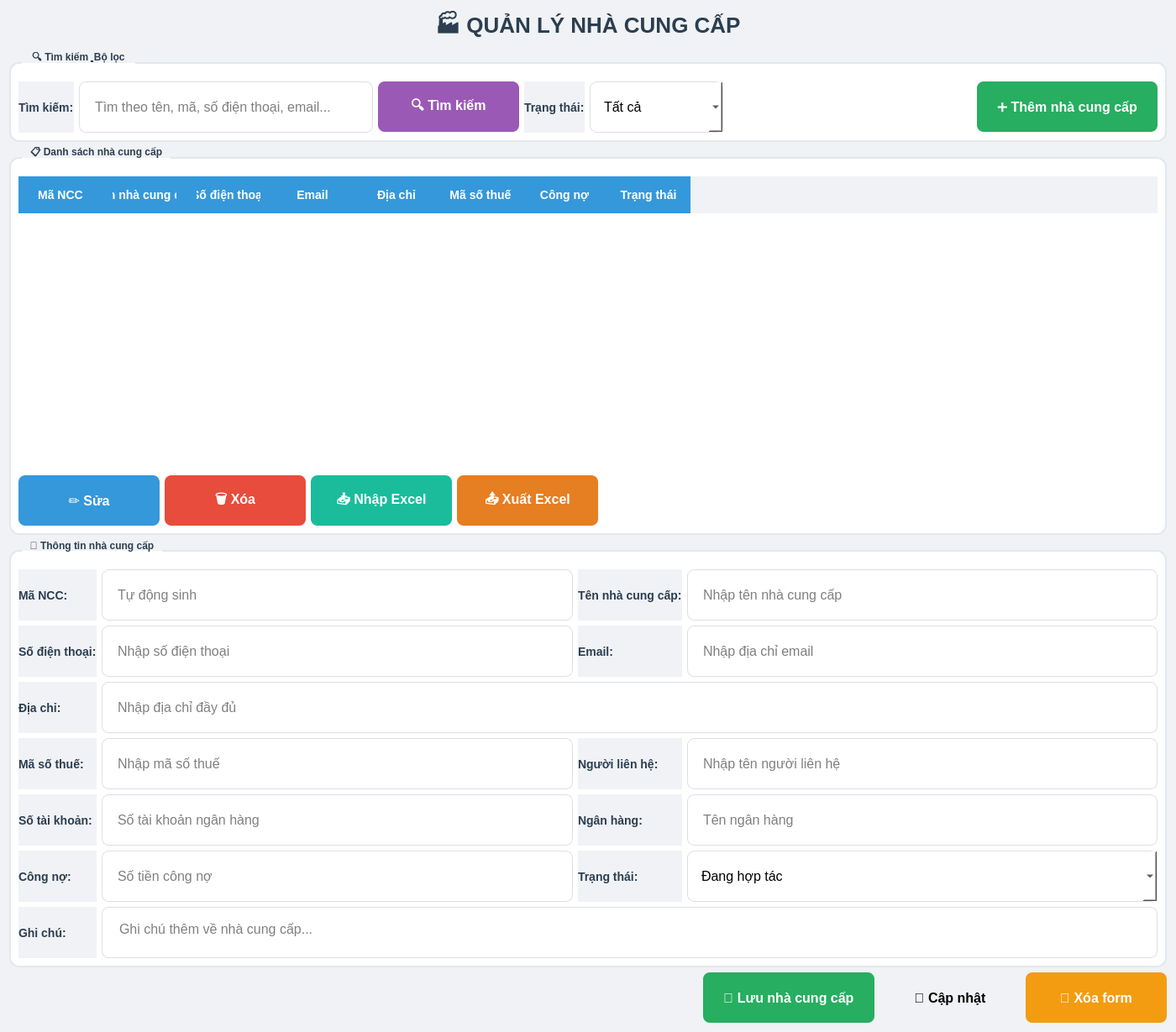
<?xml version="1.0" encoding="UTF-8"?>
<ui version="4.0">
 <class>SupplierManagement</class>
 <widget class="QWidget" name="SupplierManagement">
  <property name="geometry">
   <rect>
    <x>0</x>
    <y>0</y>
    <width>1400</width>
    <height>950</height>
   </rect>
  </property>
  <property name="windowTitle">
   <string>Quản lý nhà cung cấp</string>
  </property>
  <property name="styleSheet">
   <string notr="true">
    QWidget {
        background-color: #f0f2f5;
    }
    QGroupBox {
        font-weight: bold;
        border: 2px solid #e1e8ed;
        border-radius: 12px;
        margin-top: 12px;
        padding-top: 12px;
        background-color: white;
    }
    QGroupBox::title {
        subcontrol-origin: margin;
        left: 15px;
        padding: 0 8px 0 8px;
        color: #2c3e50;
        font-size: 16px;
    }
    QTableWidget {
        background-color: white;
        alternate-background-color: #f9f9f9;
        gridline-color: #e0e0e0;
        selection-background-color: #3498db;
        selection-color: white;
        border-radius: 10px;
        font-size: 14px;
    }
    QHeaderView::section {
        background-color: #3498db;
        color: white;
        padding: 12px;
        font-weight: bold;
        font-size: 14px;
        border: none;
    }
    QPushButton {
        border-radius: 8px;
        padding: 10px 24px;
        font-weight: bold;
        font-size: 16px;
        min-width: 120px;
        min-height: 40px;
    }
    QPushButton#btnAdd {
        background-color: #27ae60;
        color: white;
    }
    QPushButton#btnAdd:hover {
        background-color: #2ecc71;
    }
    QPushButton#btnEdit {
        background-color: #3498db;
        color: white;
    }
    QPushButton#btnEdit:hover {
        background-color: #2980b9;
    }
    QPushButton#btnDelete {
        background-color: #e74c3c;
        color: white;
    }
    QPushButton#btnDelete:hover {
        background-color: #c0392b;
    }
    QPushButton#btnSave {
        background-color: #27ae60;
        color: white;
    }
    QPushButton#btnClear {
        background-color: #f39c12;
        color: white;
    }
    QPushButton#btnSearch {
        background-color: #9b59b6;
        color: white;
    }
    QPushButton#btnSearch:hover {
        background-color: #8e44ad;
    }
    QPushButton#btnImport {
        background-color: #1abc9c;
        color: white;
    }
    QPushButton#btnExport {
        background-color: #e67e22;
        color: white;
    }
    QLineEdit, QComboBox, QTextEdit {
        padding: 12px 16px;
        border: 1px solid #dcdfe6;
        border-radius: 8px;
        background-color: white;
        font-size: 16px;
        min-height: 35px;
    }
    QLineEdit:focus, QComboBox:focus, QTextEdit:focus {
        border-color: #3498db;
        border: 2px solid #3498db;
    }
    QLabel {
        color: #2c3e50;
        font-size: 14px;
        font-weight: bold;
    }
    QLabel#lblTitle {
        font-size: 26px;
        font-weight: bold;
        color: #2c3e50;
    }
   </string>
  </property>
  
  <layout class="QVBoxLayout" name="verticalLayout">
   <item>
    <widget class="QLabel" name="lblTitle">
     <property name="text">
      <string>🏭 QUẢN LÝ NHÀ CUNG CẤP</string>
     </property>
     <property name="alignment">
      <set>Qt::AlignCenter</set>
     </property>
    </widget>
   </item>
   
   <!-- Phần tìm kiếm và bộ lọc -->
   <item>
    <widget class="QGroupBox" name="groupBoxSearch">
     <property name="title">
      <string>🔍 Tìm kiếm &amp; Bộ lọc</string>
     </property>
     <layout class="QHBoxLayout" name="searchLayout">
      <item>
       <widget class="QLabel" name="lblSearch">
        <property name="text">
         <string>Tìm kiếm:</string>
        </property>
       </widget>
      </item>
      <item>
       <widget class="QLineEdit" name="txtSearch">
        <property name="placeholderText">
         <string>Tìm theo tên, mã, số điện thoại, email...</string>
        </property>
        <property name="minimumSize">
         <size>
          <width>350</width>
          <height>40</height>
         </size>
        </property>
       </widget>
      </item>
      <item>
       <widget class="QPushButton" name="btnSearch">
        <property name="text">
         <string>🔍 Tìm kiếm</string>
        </property>
        <property name="minimumSize">
         <size>
          <width>120</width>
          <height>45</height>
         </size>
        </property>
       </widget>
      </item>
      <item>
       <widget class="QLabel" name="lblStatus">
        <property name="text">
         <string>Trạng thái:</string>
        </property>
       </widget>
      </item>
      <item>
       <widget class="QComboBox" name="cboStatus">
        <property name="minimumSize">
         <size>
          <width>150</width>
          <height>40</height>
         </size>
        </property>
        <item>
         <property name="text">
          <string>Tất cả</string>
         </property>
        </item>
        <item>
         <property name="text">
          <string>Đang hợp tác</string>
         </property>
        </item>
        <item>
         <property name="text">
          <string>Tạm ngưng</string>
         </property>
        </item>
        <item>
         <property name="text">
          <string>Ngừng hợp tác</string>
         </property>
        </item>
       </widget>
      </item>
      <item>
       <spacer name="horizontalSpacer">
        <property name="orientation">
         <enum>Qt::Horizontal</enum>
        </property>
        <property name="sizeHint" stdset="0">
         <size>
          <width>40</width>
          <height>20</height>
         </size>
        </property>
       </spacer>
      </item>
      <item>
       <widget class="QPushButton" name="btnAdd">
        <property name="text">
         <string>➕ Thêm nhà cung cấp</string>
        </property>
        <property name="minimumSize">
         <size>
          <width>160</width>
          <height>50</height>
         </size>
        </property>
       </widget>
      </item>
     </layout>
    </widget>
   </item>
   
   <!-- Bảng danh sách nhà cung cấp -->
   <item>
    <widget class="QGroupBox" name="groupBoxSupplierList">
     <property name="title">
      <string>📋 Danh sách nhà cung cấp</string>
     </property>
     <layout class="QVBoxLayout" name="verticalLayout_2">
      <item>
       <widget class="QTableWidget" name="tableSuppliers">
        <property name="alternatingRowColors">
         <bool>true</bool>
        </property>
        <property name="selectionBehavior">
         <enum>QAbstractItemView::SelectRows</enum>
        </property>
        <property name="editTriggers">
         <set>QAbstractItemView::NoEditTriggers</set>
        </property>
        <property name="minimumSize">
         <size>
          <width>0</width>
          <height>350</height>
         </size>
        </property>
        <column>
         <property name="text">
          <string>Mã NCC</string>
         </property>
        </column>
        <column>
         <property name="text">
          <string>Tên nhà cung cấp</string>
         </property>
        </column>
        <column>
         <property name="text">
          <string>Số điện thoại</string>
         </property>
        </column>
        <column>
         <property name="text">
          <string>Email</string>
         </property>
        </column>
        <column>
         <property name="text">
          <string>Địa chỉ</string>
         </property>
        </column>
        <column>
         <property name="text">
          <string>Mã số thuế</string>
         </property>
        </column>
        <column>
         <property name="text">
          <string>Công nợ</string>
         </property>
        </column>
        <column>
         <property name="text">
          <string>Trạng thái</string>
         </property>
        </column>
       </widget>
      </item>
      <item>
       <layout class="QHBoxLayout" name="tableButtonLayout">
        <item>
         <widget class="QPushButton" name="btnEdit">
          <property name="text">
           <string>✏️ Sửa</string>
          </property>
          <property name="minimumSize">
           <size>
            <width>100</width>
            <height>40</height>
           </size>
          </property>
         </widget>
        </item>
        <item>
         <widget class="QPushButton" name="btnDelete">
          <property name="text">
           <string>🗑️ Xóa</string>
          </property>
          <property name="minimumSize">
           <size>
            <width>100</width>
            <height>40</height>
           </size>
          </property>
         </widget>
        </item>
        <item>
         <widget class="QPushButton" name="btnImport">
          <property name="text">
           <string>📥 Nhập Excel</string>
          </property>
          <property name="minimumSize">
           <size>
            <width>120</width>
            <height>40</height>
           </size>
          </property>
         </widget>
        </item>
        <item>
         <widget class="QPushButton" name="btnExport">
          <property name="text">
           <string>📤 Xuất Excel</string>
          </property>
          <property name="minimumSize">
           <size>
            <width>120</width>
            <height>40</height>
           </size>
          </property>
         </widget>
        </item>
        <item>
         <spacer>
          <property name="orientation">
           <enum>Qt::Horizontal</enum>
          </property>
          <property name="sizeHint" stdset="0">
           <size>
            <width>40</width>
            <height>20</height>
           </size>
          </property>
         </spacer>
        </item>
       </layout>
      </item>
     </layout>
    </widget>
   </item>
   
   <!-- Form nhập thông tin nhà cung cấp -->
   <item>
    <widget class="QGroupBox" name="groupBoxSupplierForm">
     <property name="title">
      <string>📝 Thông tin nhà cung cấp</string>
     </property>
     <layout class="QGridLayout" name="gridLayout">
      <!-- Hàng 1: Mã NCC và Tên NCC -->
      <item row="0" column="0">
       <widget class="QLabel" name="lblSupplierCode">
        <property name="text">
         <string>Mã NCC:</string>
        </property>
       </widget>
      </item>
      <item row="0" column="1">
       <widget class="QLineEdit" name="txtSupplierCode">
        <property name="placeholderText">
         <string>Tự động sinh</string>
        </property>
        <property name="readOnly">
         <bool>true</bool>
        </property>
        <property name="minimumSize">
         <size>
          <width>200</width>
          <height>40</height>
         </size>
        </property>
       </widget>
      </item>
      <item row="0" column="2">
       <widget class="QLabel" name="lblSupplierName">
        <property name="text">
         <string>Tên nhà cung cấp:</string>
        </property>
       </widget>
      </item>
      <item row="0" column="3">
       <widget class="QLineEdit" name="txtSupplierName">
        <property name="placeholderText">
         <string>Nhập tên nhà cung cấp</string>
        </property>
        <property name="minimumSize">
         <size>
          <width>300</width>
          <height>40</height>
         </size>
        </property>
       </widget>
      </item>
      
      <!-- Hàng 2: Số điện thoại và Email -->
      <item row="1" column="0">
       <widget class="QLabel" name="lblPhone">
        <property name="text">
         <string>Số điện thoại:</string>
        </property>
       </widget>
      </item>
      <item row="1" column="1">
       <widget class="QLineEdit" name="txtPhone">
        <property name="placeholderText">
         <string>Nhập số điện thoại</string>
        </property>
        <property name="minimumSize">
         <size>
          <width>200</width>
          <height>40</height>
         </size>
        </property>
       </widget>
      </item>
      <item row="1" column="2">
       <widget class="QLabel" name="lblEmail">
        <property name="text">
         <string>Email:</string>
        </property>
       </widget>
      </item>
      <item row="1" column="3">
       <widget class="QLineEdit" name="txtEmail">
        <property name="placeholderText">
         <string>Nhập địa chỉ email</string>
        </property>
        <property name="minimumSize">
         <size>
          <width>300</width>
          <height>40</height>
         </size>
        </property>
       </widget>
      </item>
      
      <!-- Hàng 3: Địa chỉ và Mã số thuế -->
      <item row="2" column="0">
       <widget class="QLabel" name="lblAddress">
        <property name="text">
         <string>Địa chỉ:</string>
        </property>
       </widget>
      </item>
      <item row="2" column="1" colspan="3">
       <widget class="QLineEdit" name="txtAddress">
        <property name="placeholderText">
         <string>Nhập địa chỉ đầy đủ</string>
        </property>
        <property name="minimumSize">
         <size>
          <width>0</width>
          <height>40</height>
         </size>
        </property>
       </widget>
      </item>
      
      <!-- Hàng 4: Mã số thuế và Người liên hệ -->
      <item row="3" column="0">
       <widget class="QLabel" name="lblTaxCode">
        <property name="text">
         <string>Mã số thuế:</string>
        </property>
       </widget>
      </item>
      <item row="3" column="1">
       <widget class="QLineEdit" name="txtTaxCode">
        <property name="placeholderText">
         <string>Nhập mã số thuế</string>
        </property>
        <property name="minimumSize">
         <size>
          <width>200</width>
          <height>40</height>
         </size>
        </property>
       </widget>
      </item>
      <item row="3" column="2">
       <widget class="QLabel" name="lblContactPerson">
        <property name="text">
         <string>Người liên hệ:</string>
        </property>
       </widget>
      </item>
      <item row="3" column="3">
       <widget class="QLineEdit" name="txtContactPerson">
        <property name="placeholderText">
         <string>Nhập tên người liên hệ</string>
        </property>
        <property name="minimumSize">
         <size>
          <width>300</width>
          <height>40</height>
         </size>
        </property>
       </widget>
      </item>
      
      <!-- Hàng 4: Số tài khoản và Ngân hàng -->
      <item row="4" column="0">
       <widget class="QLabel" name="lblBankAccount">
        <property name="text">
         <string>Số tài khoản:</string>
        </property>
       </widget>
      </item>
      <item row="4" column="1">
       <widget class="QLineEdit" name="txtBankAccount">
        <property name="placeholderText">
         <string>Số tài khoản ngân hàng</string>
        </property>
        <property name="minimumSize">
         <size>
          <width>200</width>
          <height>40</height>
         </size>
        </property>
       </widget>
      </item>
      <item row="4" column="2">
       <widget class="QLabel" name="lblBankName">
        <property name="text">
         <string>Ngân hàng:</string>
        </property>
       </widget>
      </item>
      <item row="4" column="3">
       <widget class="QLineEdit" name="txtBankName">
        <property name="placeholderText">
         <string>Tên ngân hàng</string>
        </property>
        <property name="minimumSize">
         <size>
          <width>300</width>
          <height>40</height>
         </size>
        </property>
       </widget>
      </item>
      
      <!-- Hàng 5: Công nợ và Trạng thái -->
      <item row="5" column="0">
       <widget class="QLabel" name="lblDebt">
        <property name="text">
         <string>Công nợ:</string>
        </property>
       </widget>
      </item>
      <item row="5" column="1">
       <widget class="QLineEdit" name="txtDebt">
        <property name="placeholderText">
         <string>Số tiền công nợ</string>
        </property>
        <property name="minimumSize">
         <size>
          <width>200</width>
          <height>40</height>
         </size>
        </property>
       </widget>
      </item>
      <item row="5" column="2">
       <widget class="QLabel" name="lblSupplierStatus">
        <property name="text">
         <string>Trạng thái:</string>
        </property>
       </widget>
      </item>
      <item row="5" column="3">
       <widget class="QComboBox" name="cboSupplierStatus">
        <property name="minimumSize">
         <size>
          <width>200</width>
          <height>40</height>
         </size>
        </property>
        <item>
         <property name="text">
          <string>Đang hợp tác</string>
         </property>
        </item>
        <item>
         <property name="text">
          <string>Tạm ngưng</string>
         </property>
        </item>
        <item>
         <property name="text">
          <string>Ngừng hợp tác</string>
         </property>
        </item>
       </widget>
      </item>
      
      <!-- Hàng 6: Ghi chú -->
      <item row="6" column="0">
       <widget class="QLabel" name="lblNote">
        <property name="text">
         <string>Ghi chú:</string>
        </property>
       </widget>
      </item>
      <item row="6" column="1" colspan="3">
       <widget class="QTextEdit" name="txtNote">
        <property name="maximumSize">
         <size>
          <width>16777215</width>
          <height>80</height>
         </size>
        </property>
        <property name="minimumSize">
         <size>
          <width>0</width>
          <height>60</height>
         </size>
        </property>
        <property name="placeholderText">
         <string>Ghi chú thêm về nhà cung cấp...</string>
        </property>
       </widget>
      </item>
     </layout>
    </widget>
   </item>
   
   <!-- Các nút chức năng -->
   <item>
    <layout class="QHBoxLayout" name="buttonLayout">
     <item>
      <spacer name="horizontalSpacer_2">
       <property name="orientation">
        <enum>Qt::Horizontal</enum>
       </property>
       <property name="sizeHint" stdset="0">
        <size>
         <width>40</width>
         <height>20</height>
        </size>
       </property>
      </spacer>
     </item>
     <item>
      <widget class="QPushButton" name="btnSave">
       <property name="text">
        <string>💾 Lưu nhà cung cấp</string>
       </property>
       <property name="minimumSize">
        <size>
         <width>160</width>
         <height>50</height>
        </size>
       </property>
      </widget>
     </item>
     <item>
      <widget class="QPushButton" name="btnUpdate">
       <property name="text">
        <string>🔄 Cập nhật</string>
       </property>
       <property name="minimumSize">
        <size>
         <width>140</width>
         <height>50</height>
        </size>
       </property>
      </widget>
     </item>
     <item>
      <widget class="QPushButton" name="btnClear">
       <property name="text">
        <string>🔄 Xóa form</string>
       </property>
       <property name="minimumSize">
        <size>
         <width>140</width>
         <height>50</height>
        </size>
       </property>
      </widget>
     </item>
    </layout>
   </item>
  </layout>
 </widget>
</ui>
